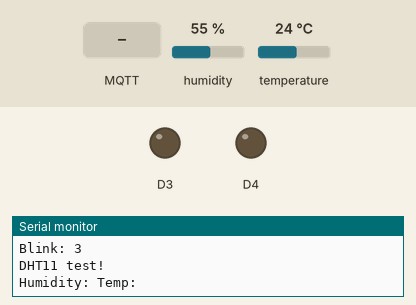
This sketch was run on a simulated ESP8266 (NodeMCU). Parts: output pins drawn as LEDs (lit = HIGH, except the on-board LED, lit = LOW), the last lines printed to the serial monitor. Inputs (shaded band) come from the test bench; at power-on: humidity 55 %, temperature 24 °C. WiFi joins after 1.5 s; servers stay silent unless stated; no MQTT or app messages arrive unless stated.

Above: at 5.9 s.
6.0 s: MQTT message "metadata" arrives on the first subscribed topic
At 10.4 s:
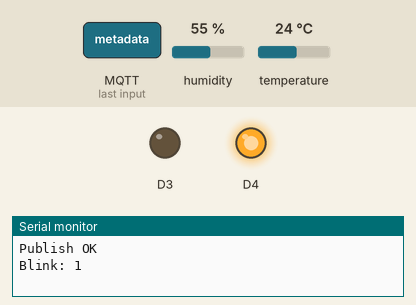
11.5 s: MQTT message "metadata" arrives on the third subscribed topic
Timing chart, 0 to 22.6 s (numbered marks = the images above; inputs shaded):
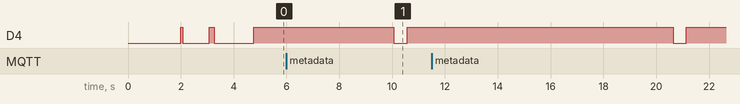

The sketch:

esp8266-dht11.ino
```cpp
// (licence header left out)
#include <ESP8266WiFi.h>
#include <PubSubClient.h> // https://github.com/knolleary/pubsubclient/releases/tag/v2.3
#include <ArduinoJson.h> // https://github.com/bblanchon/ArduinoJson/releases/tag/v5.0.7

// dht sensor library by Adafruit version 1.2.3 - newer ones don't compile
#include "DHT.h"
#define DHTPIN D2     // what digital pin we're connected to
#define DHTTYPE DHT11

//-------- Customise these values -----------

const char* ssid = "fau";
const char* password = "";

//https://<orgid>.internetofthings.ibmcloud.com/api/v0002/historian/types/<deviceType>/devices/<deviceId>

#define ORG "PUT-YOUR-ORG-HERE"
#define DEVICE_TYPE "YOUR-DEVICE-TYPE"
#define DEVICE_ID "YOUR-DEVICE-ID"
#define TOKEN "PUT-YOUR-TOKEN-HERE"
//-------- Customise the above values --------

char server[] = ORG ".messaging.internetofthings.ibmcloud.com";
char authMethod[] = "use-token-auth";
char token[] = TOKEN;
char clientId[] = "d:" ORG ":" DEVICE_TYPE ":" DEVICE_ID;

const char publishTopic[] = "iot-2/evt/status/fmt/json";
const char responseTopic[] = "iotdm-1/response";
const char manageTopic[] = "iotdevice-1/mgmt/manage";
const char updateTopic[] = "iotdm-1/device/update";
const char rebootTopic[] = "iotdm-1/mgmt/initiate/device/reboot";
const char ledStateTopic[]="iot-2/cmd/status/fmt/String";

void callback(char* topic, byte* payload, unsigned int payloadLength);
void wifiConnect();
void mqttConnect();
void initManagedDevice();
void publishData();
void handleUpdate();
void handleUpdate(byte* payload);
void handleLedState(byte* payload);

DHT dht(DHTPIN, DHTTYPE);
WiFiClient wifiClient;
PubSubClient client(server, 1883, callback, wifiClient);
void dhtRead( float *, float *, float *);

int publishInterval = 10000; // 10 seconds
long lastPublishMillis;

void blink( int );

void setup() {
 Serial.begin(9600); Serial.println();

 pinMode(BUILTIN_LED, OUTPUT);
 pinMode(D3, OUTPUT);
 pinMode(D4, OUTPUT);

 wifiConnect();
 blink(1);
 mqttConnect();
 blink(2);
 initManagedDevice();
 blink(3);
 Serial.println("DHT11 test!");
 Serial.print("Humidity: ");
 Serial.println("Temp: ");
 dht.begin();
}

void loop() {
 if (millis() - lastPublishMillis > publishInterval) {
 publishData();
 lastPublishMillis = millis();
 }

 if (!client.loop()) {
  mqttConnect();
  initManagedDevice();
 }

}

void dhtRead( float &h, float &t, float &f) {
    // Reading temperature or humidity takes about 250 milliseconds!
  // Sensor readings may also be up to 2 seconds 'old' (its a very slow sensor)
   h = dht.readHumidity();
  // Read temperature as Celsius (the default)
   t = dht.readTemperature();
  // Read temperature as Fahrenheit (isFahrenheit = true)
   f = dht.readTemperature(true);

  // Check if any reads failed and exit early (to try again).
  if (isnan(h) || isnan(t) || isnan(f)) {
    h=53;
    t=23;
    f=76;
    Serial.println("Failed to read from DHT sensor!");
    return;
  }

  // Compute heat index in Fahrenheit (the default)
  // float hif = dht.computeHeatIndex(f, h);
  // Compute heat index in Celsius (isFahreheit = false)
  // float hic = dht.computeHeatIndex(t, h, false);

  //Serial.print(h); Serial.print("% ");
  //Serial.print(t); Serial.print("*C ");
  //Serial.print(f); Serial.println("*F ");
}

void wifiConnect() {
 Serial.print("Connecting to "); Serial.print(ssid);
 WiFi.begin(ssid, password);
 while (WiFi.status() != WL_CONNECTED) {
 delay(500);
 Serial.print(".");
 }
 Serial.print("nWiFi connected, IP address: "); Serial.println(WiFi.localIP());
}

void mqttConnect() {
 if (!!!client.connected()) {
 Serial.print("Reconnecting MQTT client to "); Serial.println(server);
 while (!!!client.connect(clientId, authMethod, token)) {
 Serial.print(".");
 delay(500);
 }
 Serial.println();
 }
}

void initManagedDevice() {
 if (client.subscribe(responseTopic)) {
 Serial.println("subscribe to responses OK");
 } else {
 Serial.println("subscribe to responses FAILED");
 }

 if (client.subscribe(rebootTopic)) {
 Serial.println("subscribe to reboot OK");
 } else {
 Serial.println("subscribe to reboot FAILED");
 }

 if (client.subscribe(updateTopic)) {
 Serial.println("subscribe to update OK");
 } else {
 Serial.println("subscribe to update FAILED");
 }

 if (client.subscribe(ledStateTopic)) {
   Serial.println("subscribe to ledStateTopic OK");
 } else {
   Serial.println("subscribe to update FAILED");
 }


 StaticJsonBuffer<300> jsonBuffer;
 JsonObject& root = jsonBuffer.createObject();
 JsonObject& d = root.createNestedObject("d");
 JsonObject& metadata = d.createNestedObject("metadata");
 metadata["publishInterval"] = publishInterval;
 JsonObject& supports = d.createNestedObject("supports");
 supports["deviceActions"] = true;

 char buff[300];
 root.printTo(buff, sizeof(buff));
 Serial.println("publishing device metadata:"); Serial.println(buff);
 if (client.publish(manageTopic, buff)) {
 Serial.println("device Publish ok");
 } else {
 Serial.print("device Publish failed:");
 }
}

void publishData() {
 float h, t, f;
 dhtRead( h, t, f);
 String payload = "{\"d\":{\"counter\":";
 payload += millis() / 1000;
 payload +=",";
 payload +="\"Humid%\":";
 payload += h;
 payload +=",";
 //payload +="\"TempC\":";
 //payload += t;
 //payload +=",";
 payload +="\"TempF\":";
 payload += f;
 payload += "}}";

 Serial.print(h); Serial.print("% ");
 //Serial.print(t); Serial.print("*C ");
 Serial.print(f); Serial.println("*F ");

 Serial.print("Sending payload: "); Serial.println(payload);

 if (client.publish(publishTopic, (char*) payload.c_str())) {
 Serial.println("Publish OK");
 } else {
 Serial.println("Publish FAILED");
 }
 blink(1);
 payload="";
}

void callback(char* topic, byte* payload, unsigned int payloadLength) {

 Serial.print("callback invoked for topic: "); Serial.println(topic);

 if (strcmp (responseTopic, topic) == 0) {
 return; // just print of response for now
 }

 if (strcmp (rebootTopic, topic) == 0) {
 Serial.println("Rebooting...");
 ESP.restart();
 }

 if (strcmp (updateTopic, topic) == 0) {
 handleUpdate(payload);
 }

 if (strcmp (ledStateTopic, topic) == 0) {
   char buff[200]="hello123123123";
   Serial.print("payload length: "); Serial.println(payloadLength);
   memset(buff,0,200);
   memcpy(buff,payload,payloadLength);
   Serial.println(buff);
   handleLedState(payload);
 }

}

void handleLedState(byte * payload) {
 blink(2);
 return;
 }


void handleUpdate(byte * payload) {
 StaticJsonBuffer<300> jsonBuffer;
 JsonObject& root = jsonBuffer.parseObject((char*)payload);
 if (!root.success()) {
 Serial.println("handleUpdate: payload parse FAILED");
 return;
 }

 blink(1);

 Serial.println("handleUpdate payload:"); root.prettyPrintTo(Serial); Serial.println();

 JsonObject& d = root["d"];
 JsonArray& fields = d["fields"];
 for(JsonArray::iterator it=fields.begin(); it!=fields.end(); ++it) {
 JsonObject& field = *it;
 const char* fieldName = field["field"];
 if (strcmp (fieldName, "metadata") == 0) {
 JsonObject& fieldValue = field["value"];
 if (fieldValue.containsKey("publishInterval")) {
 publishInterval = fieldValue["publishInterval"];
 Serial.print("publishInterval:"); Serial.println(publishInterval);
 }
 }
 }
}

void blink ( int num ) {
  Serial.print("Blink: ");  Serial.println(num);
  for (int count = 1; count<= num; count++) {
     digitalWrite(BUILTIN_LED, LOW);
     delay(500);
     digitalWrite(BUILTIN_LED, HIGH);
  }
}
```
